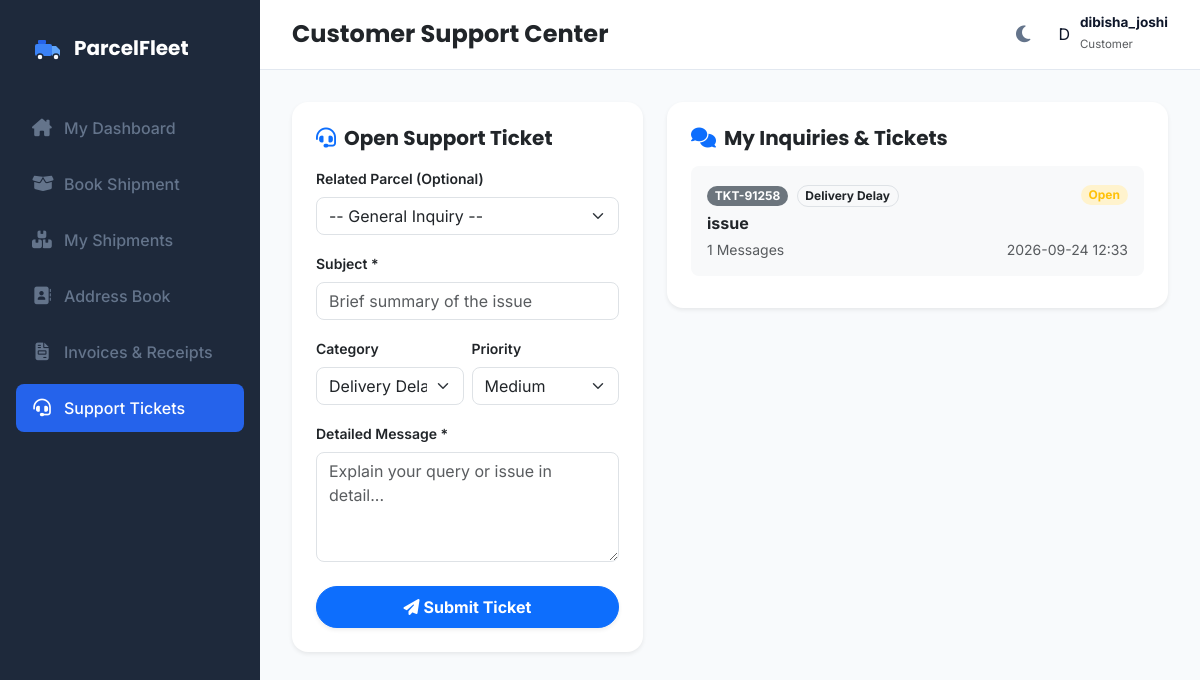
The page /customer/support-tickets (signed in) on the database its author committed.
### models.py (models this page shows)
class User(db.Model, UserMixin):
    __tablename__ = 'users'
    id = db.Column(db.Integer, primary_key=True)
    username = db.Column(db.String(50), unique=True, nullable=False)
    password_hash = db.Column(db.String(255), nullable=False)
    role = db.Column(db.String(30), nullable=False)  # 'admin', 'hub_admin', 'booking_staff', 'warehouse_staff', 'dispatcher', 'delivery_staff', 'branch_staff', 'driver'
    permissions = db.Column(db.String(255), nullable=True) # Comma-separated permissions: view,create,edit,delete,assign,dispatch,reports,settings
    driver_profile = db.relationship('Driver', backref='user', uselist=False, cascade="all, delete-orphan")
    hub_admin_profile = db.relationship('HubAdmin', backref='user', uselist=False, cascade="all, delete-orphan")

class SupportTicket(db.Model):
    __tablename__ = 'support_tickets'
    id = db.Column(db.Integer, primary_key=True)
    ticket_number = db.Column(db.String(50), unique=True, nullable=False)
    customer_id = db.Column(db.Integer, db.ForeignKey('customer_profiles.id'), nullable=True)
    parcel_id = db.Column(db.Integer, db.ForeignKey('parcels.id'), nullable=True)
    subject = db.Column(db.String(200), nullable=False)
    category = db.Column(db.String(50), default='Delivery Issue')  # 'Delivery Issue', 'Tracking', 'Billing', 'General'
    priority = db.Column(db.String(20), default='Medium')  # 'Low', 'Medium', 'High', 'Urgent'
    status = db.Column(db.String(30), default='Open')  # 'Open', 'In Progress', 'Resolved', 'Closed'
    created_at = db.Column(db.DateTime, default=datetime.utcnow)
    updated_at = db.Column(db.DateTime, default=datetime.utcnow, onupdate=datetime.utcnow)
    parcel = db.relationship('Parcel', backref='support_tickets')
    replies = db.relationship('TicketReply', backref='ticket', cascade="all, delete-orphan", order_by="TicketReply.created_at.asc()")

### app.py (the view, shortened to what this page needs)
@app.route('/customer/support-tickets', methods=['GET', 'POST'])
@login_required
def customer_support_tickets():
    if current_user.role != 'customer':
        return redirect(url_for('index'))
    profile = CustomerProfile.query.filter_by(user_id=current_user.id).first_or_404()
    tickets = SupportTicket.query.filter_by(customer_id=profile.id).order_by(SupportTicket.created_at.desc()).all()
    parcels = Parcel.query.filter_by(customer_id=profile.id).all()
    return render_template('customer_support.html', active_page='customer_support', tickets=tickets, parcels=parcels, profile=profile)

### templates/customer_support.html (shortened to what this page needs)
{% extends "base.html" %}
{% block page_title %}Customer Support Center{% endblock %}
{% block content %}
<div class="row g-4">
    <div class="col-12 col-lg-5">
        <div class="card border-0 shadow-sm rounded-4 bg-white p-4">
            <h5 class="fw-bold text-dark mb-3"><i class="fas fa-headset text-primary me-2"></i>Open Support Ticket</h5>
            <form method="POST" action="{{ url_for('customer_support_tickets') }}">
                <div class="mb-3">
                    <label class="form-label small fw-semibold">Related Parcel (Optional)</label>
                    <select class="form-select rounded-3" name="tracking_id">
                        <option value="">-- General Inquiry --</option>
                    </select>
                </div>
                <div class="mb-3">
                    <label class="form-label small fw-semibold">Subject *</label>
                    <input type="text" name="subject" class="form-control rounded-3" placeholder="Brief summary of the issue" required>
                </div>
                <div class="row g-2 mb-3">
                    <div class="col-6">
                        <label class="form-label small fw-semibold">Category</label>
                        <select class="form-select rounded-3" name="category">
                            <option value="Delivery Delay">Delivery Delay</option>
                        </select>
                    </div>
                    <div class="col-6">
                        <label class="form-label small fw-semibold">Priority</label>
                        <select class="form-select rounded-3" name="priority">
                            <option value="Medium" selected>Medium</option>
                        </select>
                    </div>
                </div>
                <div class="mb-4">
                    <label class="form-label small fw-semibold">Detailed Message *</label>
                    <textarea name="message" class="form-control rounded-3" rows="4" placeholder="Explain your query or issue in detail..." required></textarea>
                </div>
                <button type="submit" class="btn btn-primary w-100 rounded-pill fw-bold py-2 shadow-sm">
                    <i class="fas fa-paper-plane me-1"></i>Submit Ticket
                </button>
            </form>
        </div>
    </div>
    <div class="col-12 col-lg-7">
        <div class="card border-0 shadow-sm rounded-4 bg-white p-4">
            <h5 class="fw-bold text-dark mb-3"><i class="fas fa-comments text-primary me-2"></i>My Inquiries & Tickets</h5>
            {% if not tickets %}
            <div class="text-center py-5 text-muted">
                <i class="fas fa-message fa-3x mb-3 text-secondary opacity-50"></i>
                <p>No support tickets opened.</p>
            </div>
            {% else %}
            <div class="list-group list-group-flush">
                {% for t in tickets %}
                <a href="{{ url_for('customer_ticket_detail', id=t.id) }}" class="list-group-item list-group-item-action p-3 border-light rounded-3 mb-2 bg-light">
                    <div class="d-flex justify-content-between align-items-center mb-1">
                        <div>
                            <span class="badge bg-secondary text-white rounded-pill me-1">{{ t.ticket_number }}</span>
                            <span class="badge bg-light text-dark border rounded-pill">{{ t.category }}</span>
                        </div>
                        <span class="badge bg-{% if t.status == 'Open' %}warning{% elif t.status == 'Resolved' %}success{% else %}info{% endif %}-subtle text-{% if t.status == 'Open' %}warning{% elif t.status == 'Resolved' %}success{% else %}info{% endif %} rounded-pill px-2 py-1">
                            {{ t.status }}
                        </span>
                    </div>
                    <strong class="text-dark d-block mb-1">{{ t.subject }}</strong>
                    <div class="d-flex justify-content-between text-muted small">
                        <span>{{ t.replies | length }} Messages</span>
                        <span>{{ t.created_at.strftime('%Y-%m-%d %H:%M') }}</span>
                    </div>
                </a>
                {% endfor %}
            </div>
            {% endif %}
        </div>
    </div>
</div>
{% endblock %}

### templates/base.html (shortened to what this page needs)
<!DOCTYPE html>
<html lang="en">
<head>
    <link rel="stylesheet" href="https://cdnjs.cloudflare.com/ajax/libs/font-awesome/6.4.0/css/all.min.css">
    <link href="https://cdn.jsdelivr.net/npm/bootstrap@5.3.0/dist/css/bootstrap.min.css" rel="stylesheet">
    <link rel="stylesheet" href="https://unpkg.com/leaflet@1.9.4/dist/leaflet.css" />
    <link rel="stylesheet" href="{{ url_for('static', filename='css/styles.css') }}">
</head>
<body>
    {% if current_user.is_authenticated and not no_layout %}
    <div class="app-container">
        <aside class="sidebar" id="sidebar">
            <div class="brand">
                <span>ParcelFleet</span>
            </div>
            <ul class="sidebar-nav">
                {% if current_user.role == 'admin' %}
                <li class="sidebar-nav-item {% if active_page == 'dashboard' %}active{% endif %}">
                    <a href="{{ url_for('admin_dashboard') }}">
                        <i class="fa-solid fa-chart-line"></i>
                        <span>Admin Dashboard</span>
                    </a>
                </li>
                <li class="sidebar-nav-item {% if active_page == 'hubs' %}active{% endif %}">
                    <a href="{{ url_for('manage_hubs') }}">
                        <i class="fa-solid fa-warehouse"></i>
                        <span>Branches & Hubs</span>
                    </a>
                </li>
                <li class="sidebar-nav-item {% if active_page == 'pricing_rules' %}active{% endif %}">
                    <a href="{{ url_for('pricing_rules') }}">
                        <i class="fa-solid fa-tags"></i>
                        <span>Pricing & Zones</span>
                    </a>
                </li>
                <li class="sidebar-nav-item {% if active_page == 'users' %}active{% endif %}">
                    <a href="{{ url_for('manage_users') }}">
                        <i class="fa-solid fa-users-gear"></i>
                        <span>User Management</span>
                    </a>
                </li>
                <li class="sidebar-nav-item {% if active_page == 'parcels' %}active{% endif %}">
                    <a href="{{ url_for('manage_parcels') }}">
                        <i class="fa-solid fa-boxes-stacked"></i>
                        <span>All Shipments</span>
                    </a>
                </li>
                <li class="sidebar-nav-item {% if active_page == 'manifests' %}active{% endif %}">
                    <a href="{{ url_for('manage_manifests') }}">
                        <i class="fa-solid fa-file-invoice-dollar"></i>
                        <span>Freight Manifests</span>
                    </a>
                </li>
                <li class="sidebar-nav-item {% if active_page == 'delivery_sheets' %}active{% endif %}">
                    <a href="{{ url_for('delivery_sheets') }}">
                        <i class="fa-solid fa-clipboard-list"></i>
                        <span>Delivery Sheets</span>
                    </a>
                </li>
                <li class="sidebar-nav-item {% if active_page == 'vehicles' %}active{% endif %}">
                    <a href="{{ url_for('manage_vehicles') }}">
                        <i class="fa-solid fa-truck"></i>
                        <span>Fleet Vehicles</span>
                    </a>
                </li>
                <li class="sidebar-nav-item {% if active_page == 'drivers' %}active{% endif %}">
                    <a href="{{ url_for('manage_drivers') }}">
                        <i class="fa-solid fa-motorcycle"></i>
                        <span>Drivers / Fleet</span>
                    </a>
                </li>
                <li class="sidebar-nav-item {% if active_page == 'cod_reconciliation' %}active{% endif %}">
                    <a href="{{ url_for('cod_reconciliation') }}">
                        <i class="fa-solid fa-hand-holding-dollar"></i>
                        <span>COD Reconciliation</span>
                    </a>
                </li>
                <li class="sidebar-nav-item {% if active_page == 'reports' %}active{% endif %}">
                    <a href="{{ url_for('view_reports') }}">
                        <i class="fa-solid fa-chart-pie"></i>
                        <span>Financial Reports</span>
                    </a>
                </li>
                <li class="sidebar-nav-item {% if active_page == 'company_settings' %}active{% endif %}">
                    <a href="{{ url_for('company_settings') }}">
                        <i class="fa-solid fa-sliders"></i>
                        <span>Company Settings</span>
                    </a>
                </li>
                {% elif current_user.role == 'customer' %}
                <li class="sidebar-nav-item {% if active_page == 'customer_dashboard' %}active{% endif %}">
                    <a href="{{ url_for('customer_dashboard') }}">
                        <i class="fa-solid fa-house-chimney"></i>
                        <span>My Dashboard</span>
                    </a>
                </li>
                <li class="sidebar-nav-item {% if active_page == 'customer_book' %}active{% endif %}">
                    <a href="{{ url_for('customer_book') }}">
                        <i class="fa-solid fa-box-open"></i>
                        <span>Book Shipment</span>
                    </a>
                </li>
                <li class="sidebar-nav-item {% if active_page == 'customer_shipments' %}active{% endif %}">
                    <a href="{{ url_for('customer_shipments') }}">
                        <i class="fa-solid fa-boxes-stacked"></i>
                        <span>My Shipments</span>
                    </a>
                </li>
                <li class="sidebar-nav-item {% if active_page == 'customer_addresses' %}active{% endif %}">
                    <a href="{{ url_for('customer_addresses') }}">
                        <i class="fa-solid fa-address-book"></i>
                        <span>Address Book</span>
                    </a>
                </li>
                <li class="sidebar-nav-item {% if active_page == 'customer_invoices' %}active{% endif %}">
                    <a href="{{ url_for('customer_invoices') }}">
                        <i class="fa-solid fa-file-invoice"></i>
                        <span>Invoices & Receipts</span>
                    </a>
                </li>
                <li class="sidebar-nav-item {% if active_page == 'customer_support' %}active{% endif %}">
                    <a href="{{ url_for('customer_support_tickets') }}">
                        <i class="fa-solid fa-headset"></i>
                        <span>Support Tickets</span>
                    </a>
                </li>
                {% endif %}
            </ul>
        </aside>
        <main class="main-viewport">
            <header class="header-bar">
                <div class="d-flex align-items-center gap-3">
                    {% if current_user.role == 'driver' %}
                    <h4 class="mb-0 text-dark fw-bold">ParcelFleet Rider</h4>
                    {% else %}
                    <h4 class="mb-0 text-capitalize text-dark fw-bold">{% block page_title %}{{ active_page }}{% endblock %}</h4>
                    {% endif %}
                </div>
                <div class="header-actions">
                    <button class="theme-toggle-btn" id="themeToggle" onclick="toggleThemeMode()">
                        <i class="fa-solid fa-moon" id="themeIcon"></i>
                    </button>
                    {% if current_user.role == 'driver' %}
                    <div class="d-flex align-items-center gap-2 ps-2 border-start border-light">
                        <div class="text-end d-none d-sm-block">
                            <div class="fw-bold text-dark" style="font-size: 0.88rem; line-height: 1.1;">{{ current_user.driver_profile.name if current_user.driver_profile else current_user.username }}</div>
                            <div class="text-muted" style="font-size: 0.72rem;">ParcelFleet Rider</div>
                        </div>
                        <div class="rounded-circle bg-primary bg-opacity-10 text-primary d-flex align-items-center justify-content-center fw-bold" style="width: 36px; height: 36px; font-size: 0.95rem; border: 1.5px solid rgba(59, 130, 246, 0.3);">
                            {{ (current_user.driver_profile.name[0] if (current_user.driver_profile and current_user.driver_profile.name) else current_user.username[0]).upper() }}
                        </div>
                    </div>
                    {% else %}
                    <div class="dropdown">
                        <div class="user-profile-dropdown" data-bs-toggle="dropdown">
                            <div class="user-avatar-circle">
                                {{ current_user.username[0].upper() }}
                            </div>
                            <div class="d-none d-md-block text-start">
                                <div class="fw-bold" style="font-size: 0.85rem; line-height: 1.1;">{{ current_user.username }}</div>
                                <small class="text-muted text-capitalize" style="font-size: 0.72rem;">{{ current_user.role }}</small>
                            </div>
                        </div>
                    </div>
                    {% endif %}
                </div>
            </header>
            <section class="main-content">
                {% block content %}{% endblock %}
            </section>
        </main>
    </div>
    {% endif %}
</body>
</html>

### rows shown on the page
User: username "D", username "dibisha_joshi", role "Customer"
SupportTicket: ticket_number "TKT-91258", category "Delivery Delay", status "Open", subject "issue", replies|length "1", created_at "2026-09-24 12:33"
